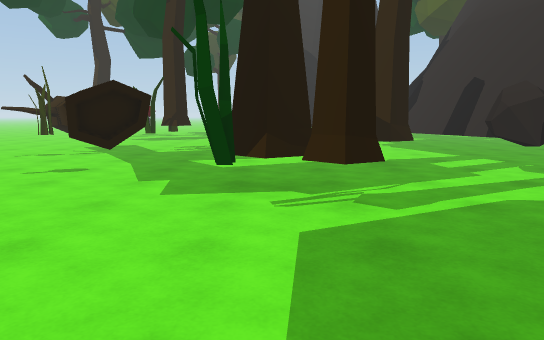
view 1 (above)

17 first-person views from a walk through a scene from a Unity 3-D project. The camera is 1.4 m above the floor, tilts 8° down and sees 70° across. The floor is counted in squares, 1 m on a side. Each view is taken from the middle of a square. On the plan, view 1 faces up. The plan holds only what a view shows up to about 16 squares ahead; the rest is blank. The place goes on beyond the plan.

view 2
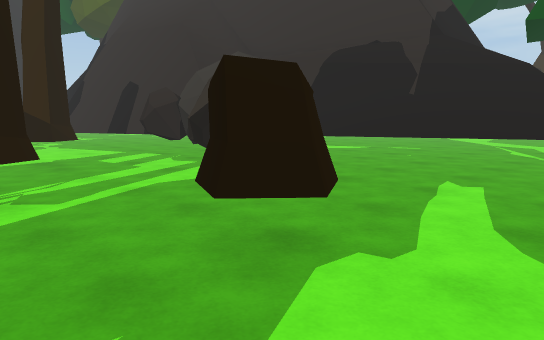

view 3
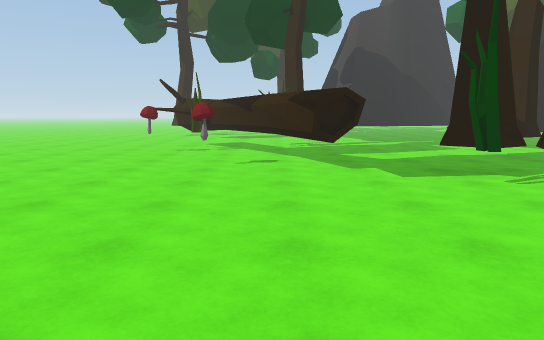

view 4
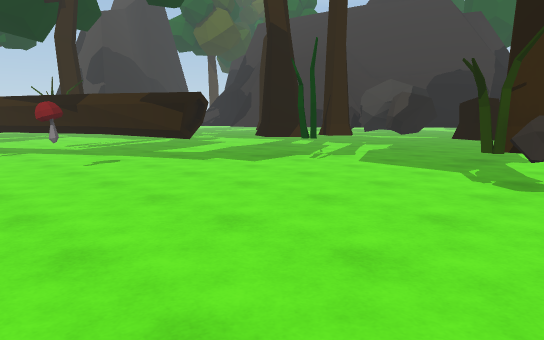

view 5
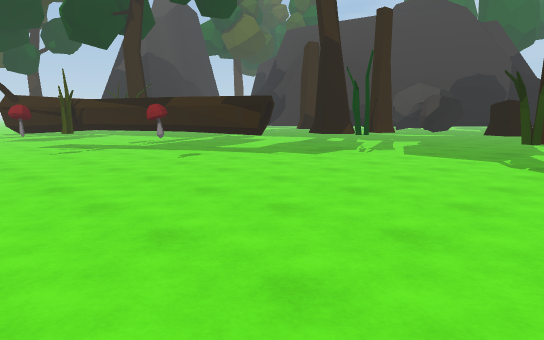

view 6
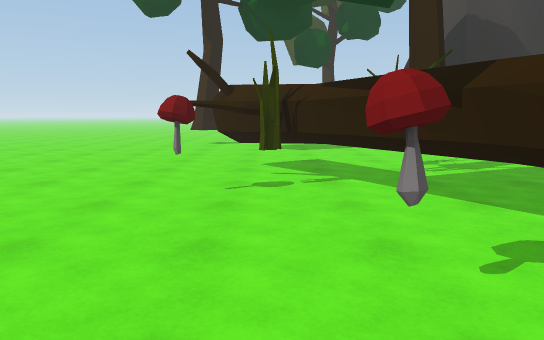

view 7
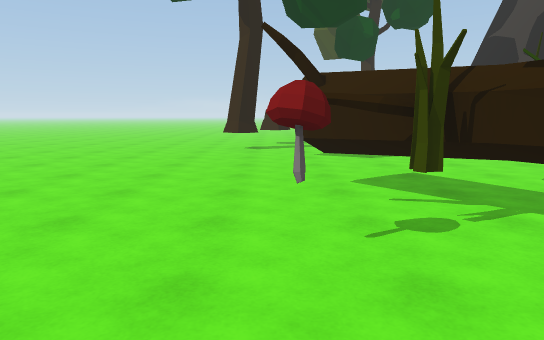

view 8
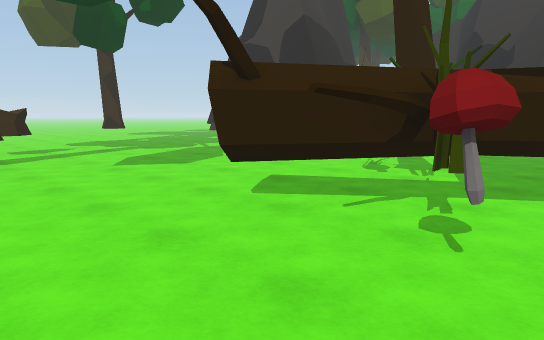

view 9
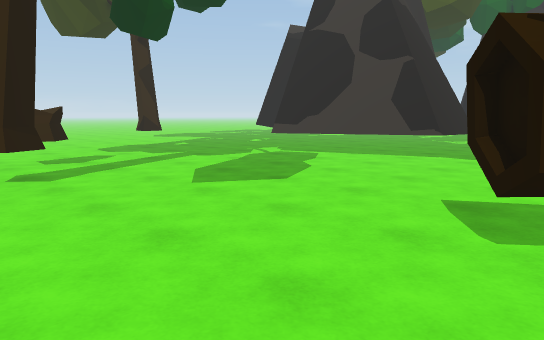

view 10
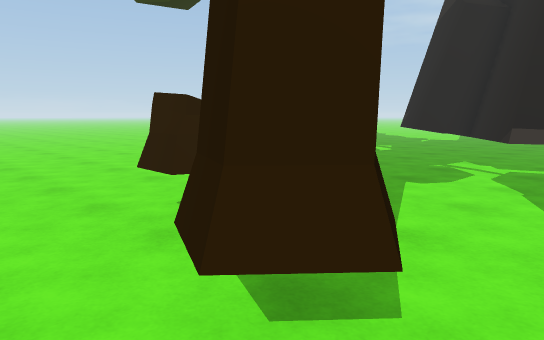

view 11
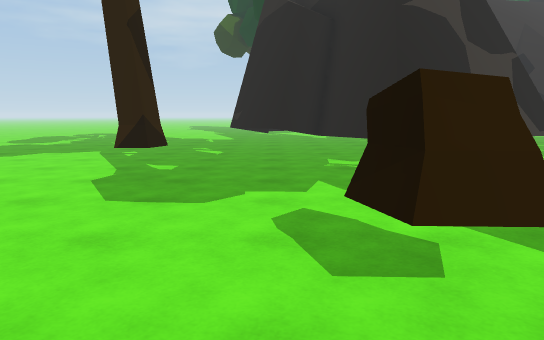

view 12
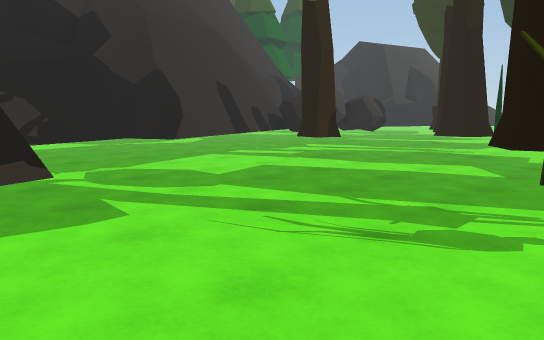

view 13
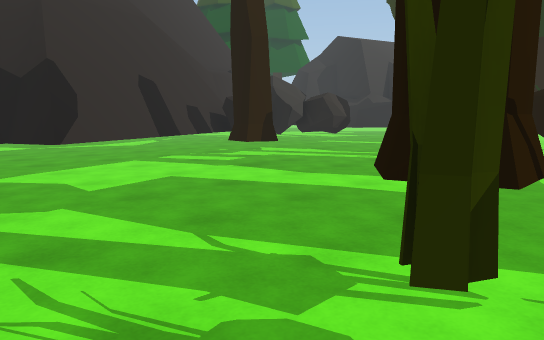

view 14
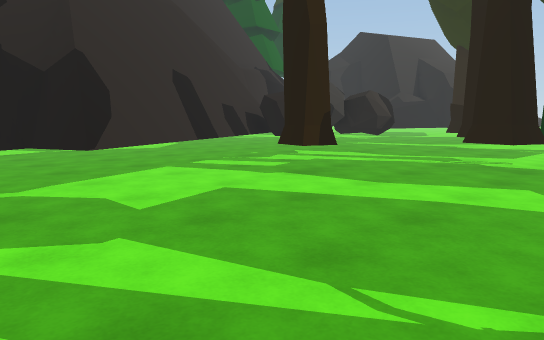

view 15
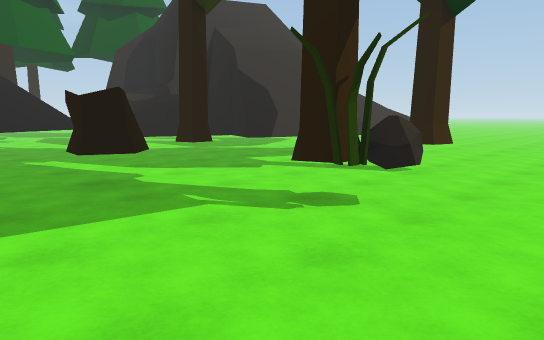

view 16
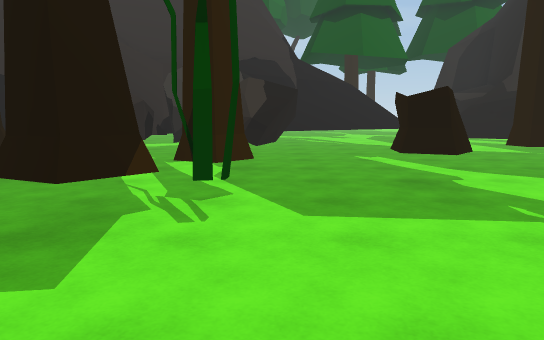

view 17
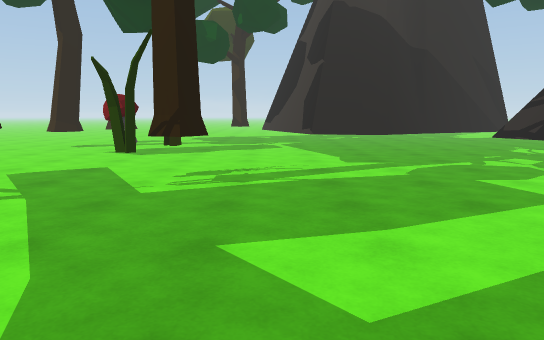

### Floor plan
Key: @ floor where view 1 was taken; # wall or solid block; . floor; = window, fence, low wall or low ledge; ^ raised ledge; T thing the floor can be seen under or through; R tree; C rock; S stump; M mushroom.
Columns run from 13 left of view 1 to 19 right of it. Each row starts with its distance up from view 1.
 33   .......#.......
 32  ................
 31  .............##.
 30 .............####
 29  ..SS........##
 28  ..S.........##
 27  ..........###
 26  ##........##
 25 .##........##
 24 ...........##     ###.
 23 ............#    ##...
 22 ............#  ###...
 21 ............####..=#
 20 ..................=#
 19 ...................#
 18 ...................#
 17 ....TT..MT.........#
 16 ....TT...T........##
 15 ....TTT.T.........##
 14 ....TTT ...........#
 13 ...M..TT...........#
 12 .......TT.......RR.##
 11 .......TT.......RR.##
 10 ........TT.........C#
  9 ......M.TTT.......CC##
  8  ........TT.RRR....CC#
  7   ..........RRR...CCC
  6  .............RR..CCC ^#
  5  ...........#.R..CC ..^#
  4  .................C....^
  3  ......................^
  2  ..............SS......^#
  1  ...............S.......^       R
  0  ..........#R@....... ..^      RR
 -1   .........CR....R..^^
 -2 .  .    ............^##
 -3          ..........###

Positions as (right, up) in squares from view 1, and headings:
1: (0, 0), facing up
2: (0, -1), facing up-right
3: (-5, -2), facing up
4: (-10, -2), facing up-right
5: (-13, -2), facing up-right
6: (-8, 6), facing up
7: (-10, 9), facing up
8: (-13, 12), facing up-right
9: (-13, 16), facing up-right
10: (-13, 24), facing up-right
11: (-13, 30), facing right
12: (-5, 22), facing down-right
13: (-5, 19), facing down-right
14: (-3, 19), facing down-right
15: (-5, 5), facing down-right
16: (-5, 5), facing right
17: (-2, 8), facing up
